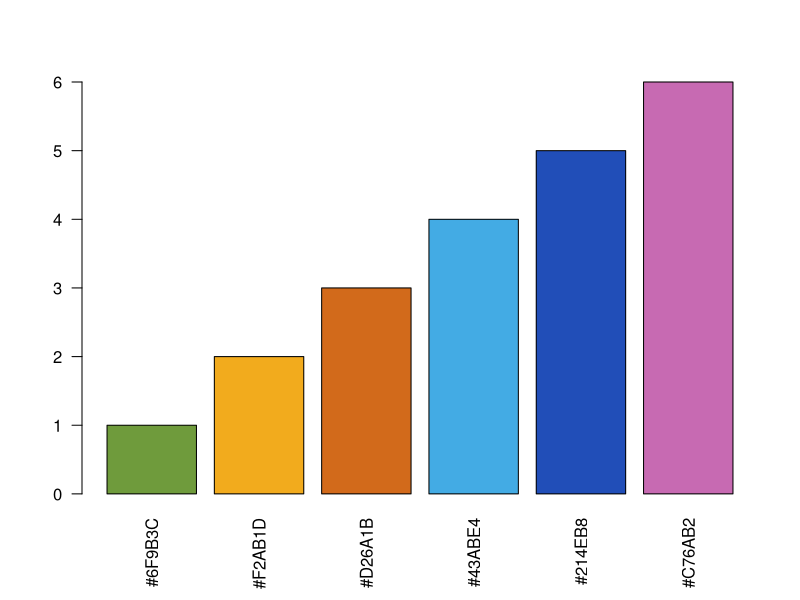
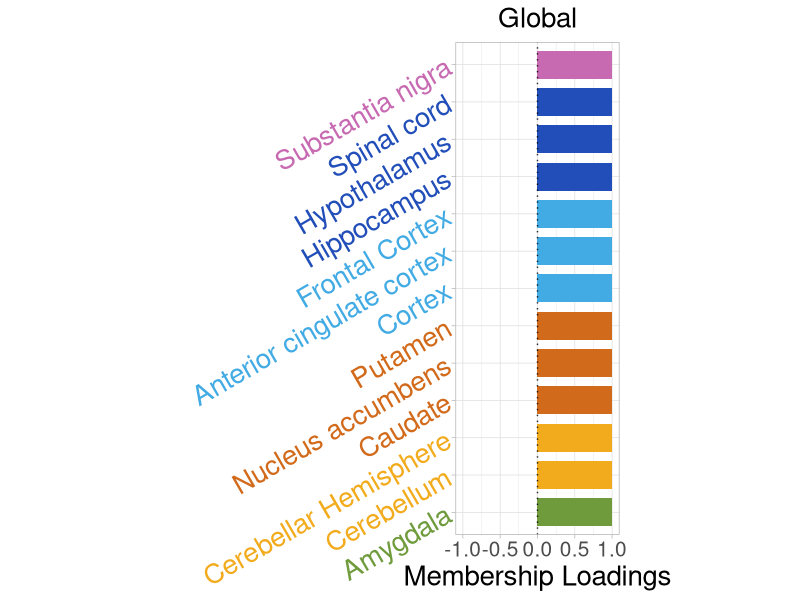

Write the R code that produced these figures, in order.
##### vertical barplots & preparation for network #####

# Origin:  03/12/21, Lastest update: Jiaxin Hu 03/14/21

## Here is the example to make barplot for membership matrix U
## The code is originally used to plot a gene enrichment plot for the final project of BMI 826
## The original figure is an error bar figure using  geom_errorbar()

library(ggplot2)


# check the clustering result quickly
U = read.csv("output_r3rho1500/U_r3_rho1500.csv",header = TRUE)
rownames(U)=U[,1]
U=U[,-1]

brain_tissue_name=rownames(as.matrix(U))
r = 3
cluster_result =list()
for (i in 1:r) {
  cluster_result[[i]] = brain_tissue_name[ U[,i] != 0 ]
}
cluster_result[[(r+1)]] = brain_tissue_name[rowSums(U) == 0]
for (i in 1:(r+1)) {
  cat("This is cluster ",i, "\n", cluster_result[[i]], "\n")
}


## bar plot visualization

tissue_name = brain_tissue_name
tissue_name = gsub("Brain - ", "",tissue_name)
tissue_name = gsub("\\s*\\([^\\)]+\\)","",tissue_name)

U_df = data.frame(tissue_name = tissue_name, U1 = U[,1], U2 = U[,2],U3 = U[,3],U4=rep(1,13)) ## modify based on outputs
U_df$Tissues = rep(0,13)

#### modify based on outputs
U_df$Tissues[U_df$U1 > 0] = "Other Tissues"
U_df$Tissues[U_df$U1 < 0] = "Cortex"
U_df$Tissues[U_df$U2 < 0] = "Cerebellum"
U_df$Tissues[U_df$U2 > 0] = "Basal Ganglia"
U_df$Tissues[U_df$U3 > 0] = "Substantia nigra"
U_df$Tissues[U_df$U3 < 0] = "Amygdala"


U_df$Tissues = as.factor(U_df$Tissues)
U_df = U_df[order(U_df$Tissues),]

selected_color = c("#6F9B3C","#F2AB1D","#D26A1B","#43ABE4","#214EB8","#C76AB2")
# check the color
barplot(1:length(selected_color), col=as.character(selected_color), names.arg = selected_color, las=2) 
U_df$color = rep(0,13)

for (i in 1:length(levels(U_df$Tissues))) {
  U_df$color[ U_df$Tissues %in% levels(U_df$Tissues)[i]  ] = selected_color[i]
}

# for group 1
pdf("Figure/bar1.pdf",width=6,height=10)
gg1 = ggplot(U_df, aes(x = tissue_name, y = U4, fill = Tissues)) +
  geom_bar(stat="identity", width=0.75)+
  scale_fill_manual(values = selected_color) +
  #scale_colour_manual(values = c("#6F9B3C","#F2AB1D","#214EB8","#43ABE4","#7776BC","#C76AB2")) +
  scale_x_discrete(limits=c(U_df$tissue_name))+
  theme_light()+
  theme(
    aspect.ratio = 3/1,
    axis.text.y = element_text(size = 20, color = as.character(U_df$color),
                               angle = 30),
    axis.text.x = element_text(size = 15),
    axis.title.y = element_blank(),
    axis.title.x = element_text(size = 20),
    plot.title = element_text(hjust = 0.5,size = 20),
    legend.position = "none"
  )+
  ylim(-1,1) +
  ylab("Membership Loadings")+
  geom_hline(yintercept = 0, lty = "dotted", alpha = 0.8)+
  ggtitle(label = "Global") +
  coord_flip()

gg1
dev.off()



########### prepare node file for network plotting
Theta1=read.csv("output_r3rho1500/Theta_1_r3_rho1500.csv")
rownames(Theta1)=Theta1[,1]
Theta1=as.matrix(Theta1[,-1])
Theta2=read.csv("output_r3rho1500/Theta_2_r3_rho1500.csv")
rownames(Theta2)=Theta2[,1]
Theta2=as.matrix(Theta2[,-1])
Theta3=read.csv("output_r3rho1500/Theta_3_r3_rho1500.csv")
rownames(Theta3)=Theta3[,1]
Theta3=as.matrix(Theta3[,-1])

index1=which((Theta1 - diag(diag(Theta1)))!=0,arr.ind=T)
index2=which((Theta2 - diag(diag(Theta2)))!=0,arr.ind=T)
index3=which((Theta3 - diag(diag(Theta3)))!=0,arr.ind=T)

# index=rbind(index1,index2)
# index=index[index[,1]-index[,2]!=0,]

index = unique(c(index1[,1], index1[,2], index2[,1], index2[,2]))
gene_name=row.names(Theta1) 

Theta = Theta1
network = NULL
for (i in 2:length(index)) {
  for (j in 1:(i-1)) {
    network = rbind(network, c(gene_name[index[i]], gene_name[index[j]], abs(Theta[index[i],index[j]]), 
                               sign(Theta[index[i],index[j]]), Theta[index[i],index[j]]!= 0 ))
  }
}

colnames(network)=c("source","target","value","sign","exists")  
write.table(network,"network.txt",row.names=F,quote=F)

# network=NULL
# for(i in 1:28){
#     for(j in 1:i){
#         if(abs(Theta1[index[i,1],index[j,1]])!=0)
#         network=rbind(network,c(gene_name[index[i,1]],gene_name[index[j,1]],abs(Theta1[index[i,1],index[j,1]]),sign(Theta1[index[i,1],index[j,1]]),"TRUE"))
#         else
#         network=rbind(network,c(gene_name[index[i,1]],gene_name[index[j,1]],abs(Theta1[index[i,1],index[j,1]]),sign(Theta1[index[i,1],index[j,1]]),"FALSE"))
#     }
# }
# colnames(network)=c("source","target","value","sign","exists")
